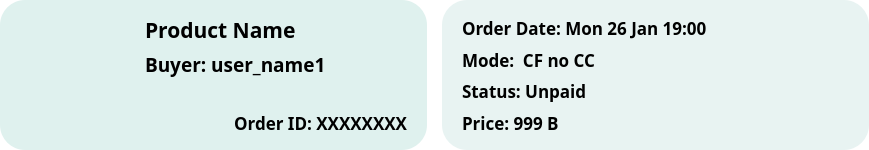
<?xml version="1.0" encoding="UTF-8"?>
<ui version="4.0">
 <class>Form</class>
 <widget class="QWidget" name="Form">
  <property name="geometry">
   <rect>
    <x>0</x>
    <y>0</y>
    <width>869</width>
    <height>150</height>
   </rect>
  </property>
  <property name="minimumSize">
   <size>
    <width>0</width>
    <height>150</height>
   </size>
  </property>
  <property name="maximumSize">
   <size>
    <width>16777215</width>
    <height>150</height>
   </size>
  </property>
  <property name="windowTitle">
   <string>Form</string>
  </property>
  <property name="styleSheet">
   <string notr="true">QWidget {
	background-color: white;
}

QFrame {
	border-radius: 25px;
}

QPushButton {
    background-color:#58827E;
	color: white;
	border-radius: 8px;
	border: none;
}

QPushButton::hover {
	background-color: #4D7672;
}</string>
  </property>
  <layout class="QHBoxLayout" name="horizontalLayout">
   <property name="spacing">
    <number>15</number>
   </property>
   <property name="leftMargin">
    <number>0</number>
   </property>
   <property name="topMargin">
    <number>0</number>
   </property>
   <property name="rightMargin">
    <number>0</number>
   </property>
   <property name="bottomMargin">
    <number>0</number>
   </property>
   <item>
    <widget class="QFrame" name="product_frame_13">
     <property name="minimumSize">
      <size>
       <width>400</width>
       <height>0</height>
      </size>
     </property>
     <property name="maximumSize">
      <size>
       <width>500</width>
       <height>16777215</height>
      </size>
     </property>
     <property name="styleSheet">
      <string notr="true">QFrame {
    background-color:#DFF1EE;
	border: none;
}</string>
     </property>
     <property name="frameShape">
      <enum>QFrame::StyledPanel</enum>
     </property>
     <property name="frameShadow">
      <enum>QFrame::Raised</enum>
     </property>
     <layout class="QHBoxLayout" name="horizontalLayout_62">
      <property name="spacing">
       <number>15</number>
      </property>
      <property name="leftMargin">
       <number>20</number>
      </property>
      <property name="topMargin">
       <number>15</number>
      </property>
      <property name="rightMargin">
       <number>20</number>
      </property>
      <property name="bottomMargin">
       <number>15</number>
      </property>
      <item>
       <widget class="QLabel" name="product_image_label">
        <property name="maximumSize">
         <size>
          <width>110</width>
          <height>110</height>
         </size>
        </property>
        <property name="styleSheet">
         <string notr="true"/>
        </property>
        <property name="text">
         <string/>
        </property>
        <property name="pixmap">
         <pixmap resource="../../../public/images/post_images/post_images.qrc">:/post_images/IMG_7102.jpg</pixmap>
        </property>
        <property name="scaledContents">
         <bool>true</bool>
        </property>
       </widget>
      </item>
      <item>
       <widget class="QFrame" name="frame_20">
        <property name="frameShape">
         <enum>QFrame::StyledPanel</enum>
        </property>
        <property name="frameShadow">
         <enum>QFrame::Raised</enum>
        </property>
        <layout class="QVBoxLayout" name="verticalLayout_53">
         <property name="leftMargin">
          <number>0</number>
         </property>
         <property name="topMargin">
          <number>0</number>
         </property>
         <property name="rightMargin">
          <number>0</number>
         </property>
         <property name="bottomMargin">
          <number>0</number>
         </property>
         <item>
          <widget class="QLabel" name="product_name">
           <property name="sizePolicy">
            <sizepolicy hsizetype="Preferred" vsizetype="Maximum">
             <horstretch>0</horstretch>
             <verstretch>0</verstretch>
            </sizepolicy>
           </property>
           <property name="font">
            <font>
             <family>Manrope</family>
             <pointsize>16</pointsize>
             <bold>true</bold>
            </font>
           </property>
           <property name="text">
            <string>Product Name</string>
           </property>
          </widget>
         </item>
         <item>
          <widget class="QLabel" name="buyer_name">
           <property name="sizePolicy">
            <sizepolicy hsizetype="Preferred" vsizetype="Maximum">
             <horstretch>0</horstretch>
             <verstretch>0</verstretch>
            </sizepolicy>
           </property>
           <property name="font">
            <font>
             <family>Manrope</family>
             <pointsize>14</pointsize>
             <bold>true</bold>
            </font>
           </property>
           <property name="text">
            <string>Buyer: user_name1</string>
           </property>
          </widget>
         </item>
         <item>
          <spacer name="verticalSpacer_23">
           <property name="orientation">
            <enum>Qt::Vertical</enum>
           </property>
           <property name="sizeHint" stdset="0">
            <size>
             <width>20</width>
             <height>40</height>
            </size>
           </property>
          </spacer>
         </item>
         <item>
          <widget class="QLabel" name="order_id_label">
           <property name="font">
            <font>
             <family>Manrope</family>
             <pointsize>13</pointsize>
             <bold>true</bold>
            </font>
           </property>
           <property name="text">
            <string>Order ID: XXXXXXXX</string>
           </property>
           <property name="alignment">
            <set>Qt::AlignRight|Qt::AlignTrailing|Qt::AlignVCenter</set>
           </property>
          </widget>
         </item>
        </layout>
       </widget>
      </item>
     </layout>
    </widget>
   </item>
   <item>
    <layout class="QVBoxLayout" name="verticalLayout_54">
     <property name="spacing">
      <number>10</number>
     </property>
     <item>
      <widget class="QFrame" name="info_frame_13">
       <property name="minimumSize">
        <size>
         <width>0</width>
         <height>0</height>
        </size>
       </property>
       <property name="maximumSize">
        <size>
         <width>16777215</width>
         <height>16777215</height>
        </size>
       </property>
       <property name="styleSheet">
        <string notr="true">QFrame {
    background-color:#E8F3F2;
	border: none;
}</string>
       </property>
       <property name="frameShape">
        <enum>QFrame::StyledPanel</enum>
       </property>
       <property name="frameShadow">
        <enum>QFrame::Raised</enum>
       </property>
       <layout class="QVBoxLayout" name="verticalLayout_55">
        <property name="spacing">
         <number>0</number>
        </property>
        <property name="leftMargin">
         <number>20</number>
        </property>
        <property name="topMargin">
         <number>12</number>
        </property>
        <property name="rightMargin">
         <number>20</number>
        </property>
        <property name="bottomMargin">
         <number>12</number>
        </property>
        <item>
         <widget class="QLabel" name="order_date_label">
          <property name="font">
           <font>
            <family>Manrope</family>
            <pointsize>13</pointsize>
            <bold>true</bold>
           </font>
          </property>
          <property name="text">
           <string>Order Date: Mon 26 Jan 19:00</string>
          </property>
         </widget>
        </item>
        <item>
         <widget class="QLabel" name="mode_label">
          <property name="font">
           <font>
            <family>Manrope</family>
            <pointsize>13</pointsize>
            <bold>true</bold>
           </font>
          </property>
          <property name="text">
           <string>Mode:  CF no CC</string>
          </property>
         </widget>
        </item>
        <item>
         <widget class="QLabel" name="status_label">
          <property name="font">
           <font>
            <family>Manrope</family>
            <pointsize>13</pointsize>
            <bold>true</bold>
           </font>
          </property>
          <property name="text">
           <string>Status: Unpaid</string>
          </property>
         </widget>
        </item>
        <item>
         <widget class="QLabel" name="price_label">
          <property name="font">
           <font>
            <family>Manrope</family>
            <pointsize>13</pointsize>
            <bold>true</bold>
           </font>
          </property>
          <property name="text">
           <string>Price: 999 B</string>
          </property>
         </widget>
        </item>
       </layout>
      </widget>
     </item>
    </layout>
   </item>
  </layout>
 </widget>
 <resources>
  <include location="../../../public/images/post_images/post_images.qrc"/>
  <include location="../../../../../../Python312/public/images/post_images/post_images.qrc"/>
 </resources>
 <connections/>
</ui>
